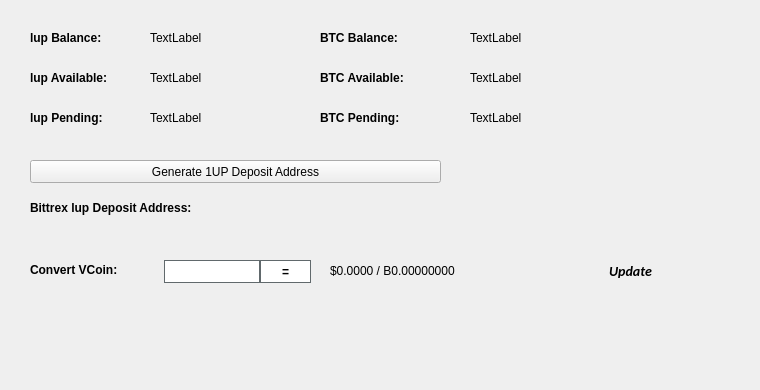
   <widget class="QWidget" name="BalanceTab">
    <attribute name="title">
     <string>Balance</string>
    </attribute>
    <widget class="QLabel" name="BitcoinBalanceLabel">
     <property name="geometry">
      <rect>
       <x>470</x>
       <y>30</y>
       <width>150</width>
       <height>16</height>
      </rect>
     </property>
     <property name="text">
      <string>TextLabel</string>
     </property>
    </widget>
    <widget class="QLabel" name="lupBalanceLabel">
     <property name="geometry">
      <rect>
       <x>150</x>
       <y>30</y>
       <width>150</width>
       <height>16</height>
      </rect>
     </property>
     <property name="text">
      <string>TextLabel</string>
     </property>
    </widget>
    <widget class="QLabel" name="label_11">
     <property name="geometry">
      <rect>
       <x>30</x>
       <y>30</y>
       <width>101</width>
       <height>16</height>
      </rect>
     </property>
     <property name="font">
      <font>
       <weight>75</weight>
       <bold>true</bold>
      </font>
     </property>
     <property name="text">
      <string>lup Balance:</string>
     </property>
    </widget>
    <widget class="QLabel" name="label_12">
     <property name="geometry">
      <rect>
       <x>320</x>
       <y>30</y>
       <width>101</width>
       <height>16</height>
      </rect>
     </property>
     <property name="font">
      <font>
       <weight>75</weight>
       <bold>true</bold>
      </font>
     </property>
     <property name="text">
      <string>BTC Balance:</string>
     </property>
    </widget>
    <widget class="QLabel" name="lupAvailableLabel_2">
     <property name="geometry">
      <rect>
       <x>150</x>
       <y>70</y>
       <width>150</width>
       <height>16</height>
      </rect>
     </property>
     <property name="text">
      <string>TextLabel</string>
     </property>
    </widget>
    <widget class="QLabel" name="label_13">
     <property name="geometry">
      <rect>
       <x>30</x>
       <y>70</y>
       <width>111</width>
       <height>16</height>
      </rect>
     </property>
     <property name="font">
      <font>
       <weight>75</weight>
       <bold>true</bold>
      </font>
     </property>
     <property name="text">
      <string>lup Available:</string>
     </property>
    </widget>
    <widget class="QLabel" name="label_14">
     <property name="geometry">
      <rect>
       <x>30</x>
       <y>110</y>
       <width>101</width>
       <height>16</height>
      </rect>
     </property>
     <property name="font">
      <font>
       <weight>75</weight>
       <bold>true</bold>
      </font>
     </property>
     <property name="text">
      <string>lup Pending:</string>
     </property>
    </widget>
    <widget class="QLabel" name="lupPendingLabel">
     <property name="geometry">
      <rect>
       <x>150</x>
       <y>110</y>
       <width>150</width>
       <height>16</height>
      </rect>
     </property>
     <property name="text">
      <string>TextLabel</string>
     </property>
    </widget>
    <widget class="QLabel" name="label_15">
     <property name="geometry">
      <rect>
       <x>320</x>
       <y>70</y>
       <width>111</width>
       <height>16</height>
      </rect>
     </property>
     <property name="font">
      <font>
       <weight>75</weight>
       <bold>true</bold>
      </font>
     </property>
     <property name="text">
      <string>BTC Available:</string>
     </property>
    </widget>
    <widget class="QLabel" name="BitcoinAvailableLabel">
     <property name="geometry">
      <rect>
       <x>470</x>
       <y>70</y>
       <width>150</width>
       <height>16</height>
      </rect>
     </property>
     <property name="text">
      <string>TextLabel</string>
     </property>
    </widget>
    <widget class="QLabel" name="label_31">
     <property name="geometry">
      <rect>
       <x>320</x>
       <y>110</y>
       <width>111</width>
       <height>16</height>
      </rect>
     </property>
     <property name="font">
      <font>
       <weight>75</weight>
       <bold>true</bold>
      </font>
     </property>
     <property name="text">
      <string>BTC Pending:</string>
     </property>
    </widget>
    <widget class="QLabel" name="BitcoinPendingLabel">
     <property name="geometry">
      <rect>
       <x>470</x>
       <y>110</y>
       <width>150</width>
       <height>16</height>
      </rect>
     </property>
     <property name="text">
      <string>TextLabel</string>
     </property>
    </widget>
    <widget class="QLabel" name="label_33">
     <property name="geometry">
      <rect>
       <x>30</x>
       <y>200</y>
       <width>221</width>
       <height>16</height>
      </rect>
     </property>
     <property name="font">
      <font>
       <weight>75</weight>
       <bold>true</bold>
      </font>
     </property>
     <property name="text">
      <string>Bittrex lup Deposit Address:</string>
     </property>
    </widget>
    <widget class="QPushButton" name="GenDepositBTN">
     <property name="geometry">
      <rect>
       <x>30</x>
       <y>160</y>
       <width>411</width>
       <height>23</height>
      </rect>
     </property>
     <property name="text">
      <string>Generate 1UP Deposit Address</string>
     </property>
     <property name="icon">
      <iconset resource="../1up.qrc">
       <normaloff>:/icons/bitcoin</normaloff>:/icons/bitcoin</iconset>
     </property>
    </widget>
    <widget class="QLabel" name="DepositAddressLabel">
     <property name="geometry">
      <rect>
       <x>200</x>
       <y>200</y>
       <width>261</width>
       <height>16</height>
      </rect>
     </property>
     <property name="palette">
      <palette>
       <active>
        <colorrole role="WindowText">
         <brush brushstyle="SolidPattern">
          <color alpha="255">
           <red>0</red>
           <green>0</green>
           <blue>0</blue>
          </color>
         </brush>
        </colorrole>
        <colorrole role="Text">
         <brush brushstyle="SolidPattern">
          <color alpha="255">
           <red>0</red>
           <green>0</green>
           <blue>255</blue>
          </color>
         </brush>
        </colorrole>
       </active>
       <inactive>
        <colorrole role="WindowText">
         <brush brushstyle="SolidPattern">
          <color alpha="255">
           <red>0</red>
           <green>0</green>
           <blue>0</blue>
          </color>
         </brush>
        </colorrole>
        <colorrole role="Text">
         <brush brushstyle="SolidPattern">
          <color alpha="255">
           <red>0</red>
           <green>0</green>
           <blue>255</blue>
          </color>
         </brush>
        </colorrole>
       </inactive>
       <disabled>
        <colorrole role="WindowText">
         <brush brushstyle="SolidPattern">
          <color alpha="255">
           <red>120</red>
           <green>120</green>
           <blue>120</blue>
          </color>
         </brush>
        </colorrole>
        <colorrole role="Text">
         <brush brushstyle="SolidPattern">
          <color alpha="255">
           <red>120</red>
           <green>120</green>
           <blue>120</blue>
          </color>
         </brush>
        </colorrole>
       </disabled>
      </palette>
     </property>
     <property name="font">
      <font>
       <weight>75</weight>
       <bold>true</bold>
      </font>
     </property>
     <property name="text">
      <string/>
     </property>
     <property name="alignment">
      <set>Qt::AlignRight|Qt::AlignTrailing|Qt::AlignVCenter</set>
     </property>
     <property name="textInteractionFlags">
      <set>Qt::LinksAccessibleByMouse|Qt::TextSelectableByKeyboard|Qt::TextSelectableByMouse</set>
     </property>
    </widget>
    <widget class="QLabel" name="label_8">
     <property name="geometry">
      <rect>
       <x>460</x>
       <y>300</y>
       <width>281</width>
       <height>81</height>
      </rect>
     </property>
     <property name="text">
      <string/>
     </property>
     <property name="pixmap">
      <pixmap>:/images/bittrex</pixmap>
     </property>
    </widget>
    <widget class="QWidget" name="widgetConversion" native="true">
     <property name="geometry">
      <rect>
       <x>0</x>
       <y>250</y>
       <width>751</width>
       <height>43</height>
      </rect>
     </property>
     <property name="minimumSize">
      <size>
       <width>0</width>
       <height>43</height>
      </size>
     </property>
     <property name="styleSheet">
      <string notr="true"/>
     </property>
     <widget class="QPushButton" name="btnUpdateMarketData">
      <property name="geometry">
       <rect>
        <x>575</x>
        <y>0</y>
        <width>111</width>
        <height>41</height>
       </rect>
      </property>
      <property name="sizePolicy">
       <sizepolicy hsizetype="Expanding" vsizetype="Expanding">
        <horstretch>0</horstretch>
        <verstretch>0</verstretch>
       </sizepolicy>
      </property>
      <property name="font">
       <font>
        <family>calibri</family>
        <pointsize>-1</pointsize>
        <weight>75</weight>
        <italic>true</italic>
        <bold>true</bold>
       </font>
      </property>
      <property name="styleSheet">
       <string notr="true">margin:0px;text-align:center;padding:2px;border-radius:3px;font-style:italic;width:100px;font-size:14px;font-family:calibri;font-weight:600;</string>
      </property>
      <property name="text">
       <string>Update</string>
      </property>
      <property name="iconSize">
       <size>
        <width>150</width>
        <height>35</height>
       </size>
      </property>
      <property name="autoDefault">
       <bool>true</bool>
      </property>
      <property name="default">
       <bool>true</bool>
      </property>
     </widget>
     <widget class="QLabel" name="lblConvertVCoin">
      <property name="geometry">
       <rect>
        <x>30</x>
        <y>10</y>
        <width>131</width>
        <height>20</height>
       </rect>
      </property>
      <property name="styleSheet">
       <string notr="true"/>
      </property>
      <property name="text">
       <string>&lt;html&gt;&lt;head/&gt;&lt;body&gt;&lt;p&gt;&lt;span style=&quot; font-weight:600;&quot;&gt;Convert VCoin:&lt;/span&gt;&lt;/p&gt;&lt;/body&gt;&lt;/html&gt;</string>
      </property>
     </widget>
     <widget class="QLineEdit" name="txtConvertVCoinQty">
      <property name="geometry">
       <rect>
        <x>160</x>
        <y>10</y>
        <width>100</width>
        <height>23</height>
       </rect>
      </property>
      <property name="minimumSize">
       <size>
        <width>100</width>
        <height>23</height>
       </size>
      </property>
      <property name="maximumSize">
       <size>
        <width>100</width>
        <height>16777215</height>
       </size>
      </property>
      <property name="styleSheet">
       <string notr="true">border: 1px solid #61696c;margin-left:4px;</string>
      </property>
     </widget>
     <widget class="QPushButton" name="btnConvert1UP">
      <property name="geometry">
       <rect>
        <x>260</x>
        <y>10</y>
        <width>51</width>
        <height>23</height>
       </rect>
      </property>
      <property name="minimumSize">
       <size>
        <width>0</width>
        <height>23</height>
       </size>
      </property>
      <property name="styleSheet">
       <string notr="true">border:1px solid #61696c;background:white;font-weight:600;</string>
      </property>
      <property name="text">
       <string>=</string>
      </property>
     </widget>
     <widget class="QLabel" name="lblConvertVCoinResults">
      <property name="geometry">
       <rect>
        <x>330</x>
        <y>0</y>
        <width>201</width>
        <height>41</height>
       </rect>
      </property>
      <property name="styleSheet">
       <string notr="true"/>
      </property>
      <property name="text">
       <string>$0.0000 / B0.00000000</string>
      </property>
     </widget>
     <widget class="QLabel" name="iconOverviewUpdateWait">
      <property name="geometry">
       <rect>
        <x>670</x>
        <y>10</y>
        <width>24</width>
        <height>24</height>
       </rect>
      </property>
      <property name="text">
       <string/>
      </property>
      <property name="pixmap">
       <pixmap resource="../1up.qrc">:/icons/transaction_1</pixmap>
      </property>
      <property name="scaledContents">
       <bool>true</bool>
      </property>
      <property name="alignment">
       <set>Qt::AlignCenter</set>
      </property>
     </widget>
    </widget>
   </widget>
